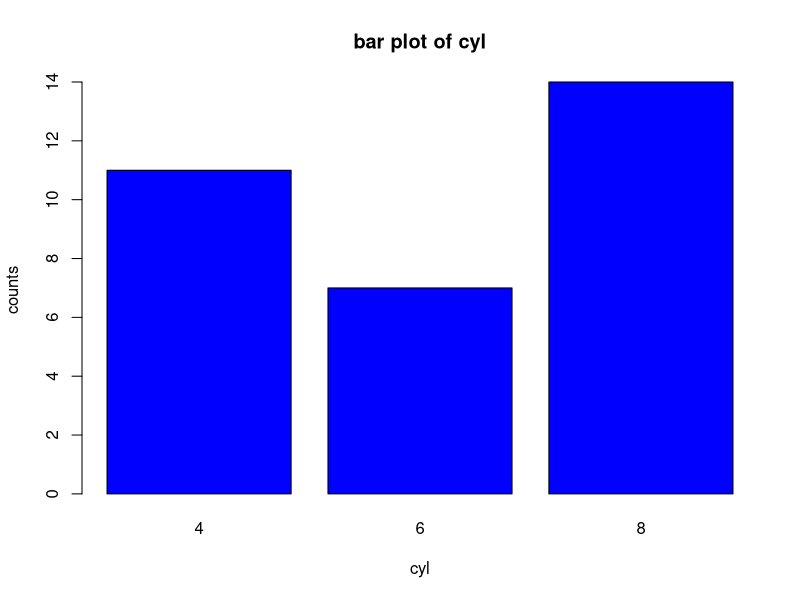
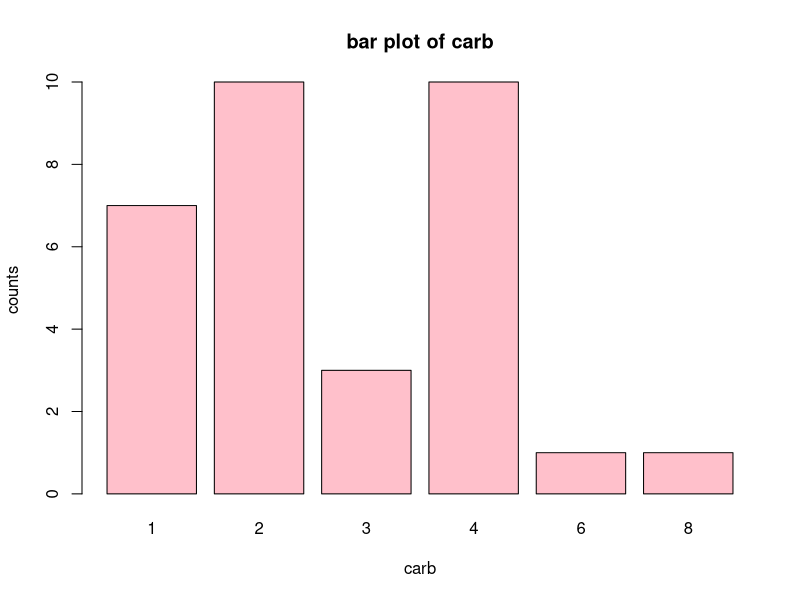
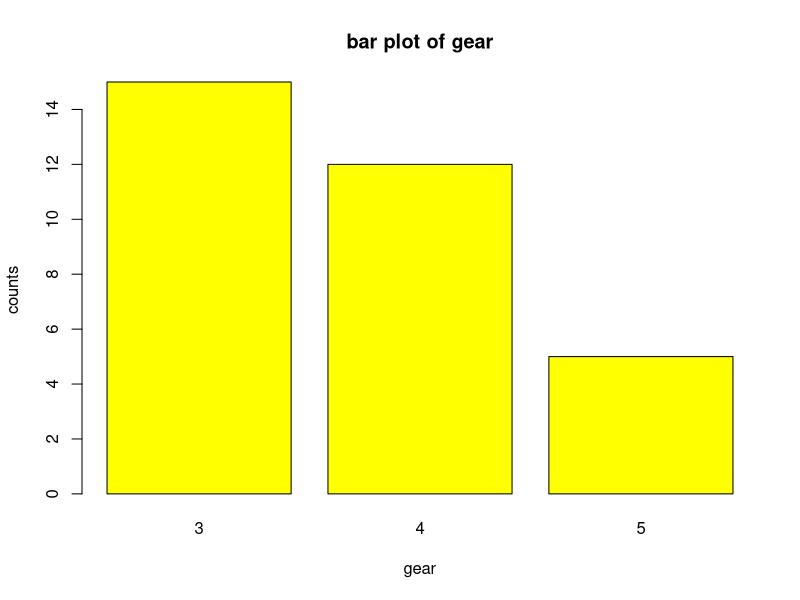
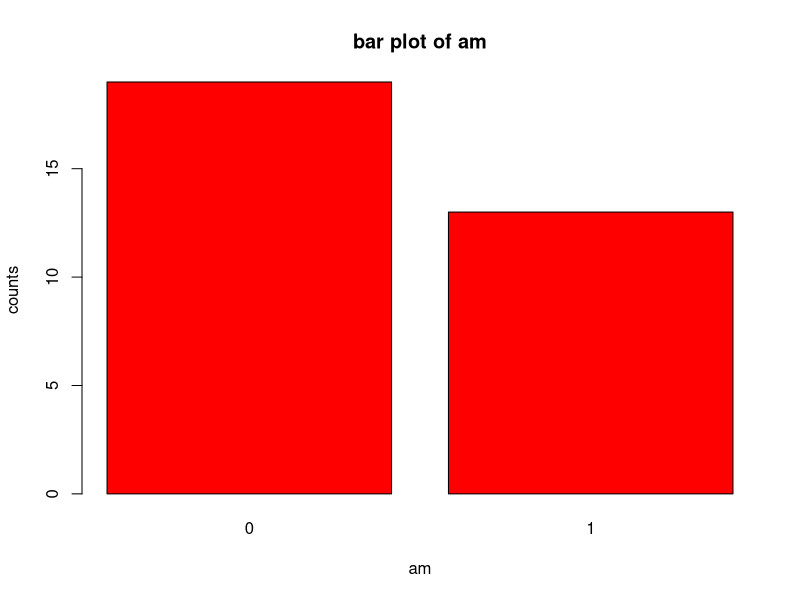
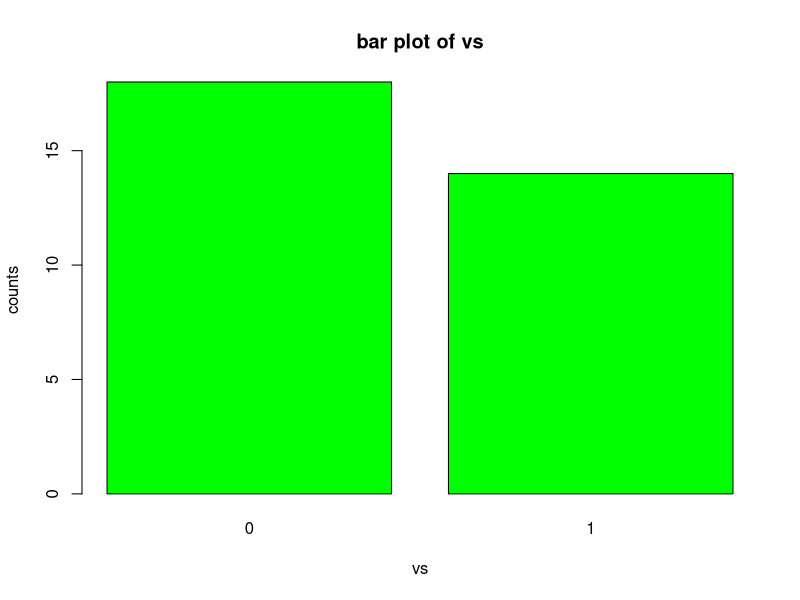
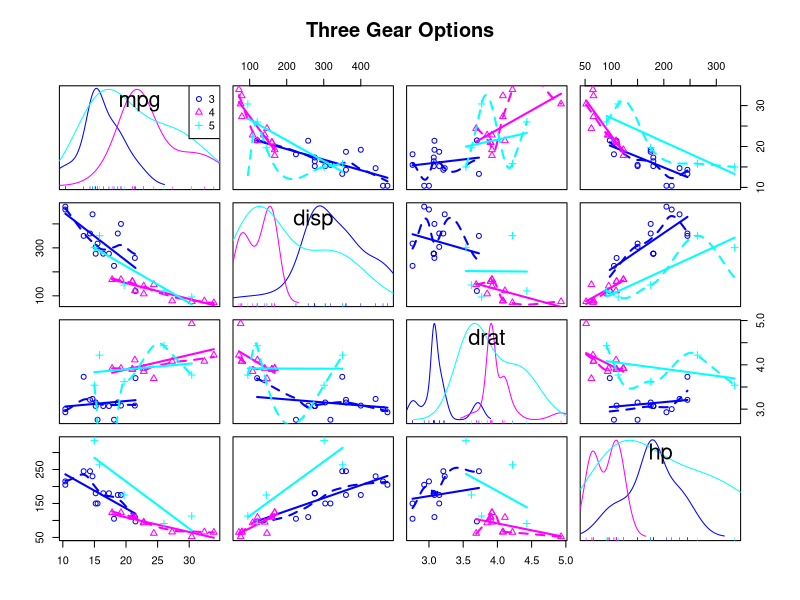
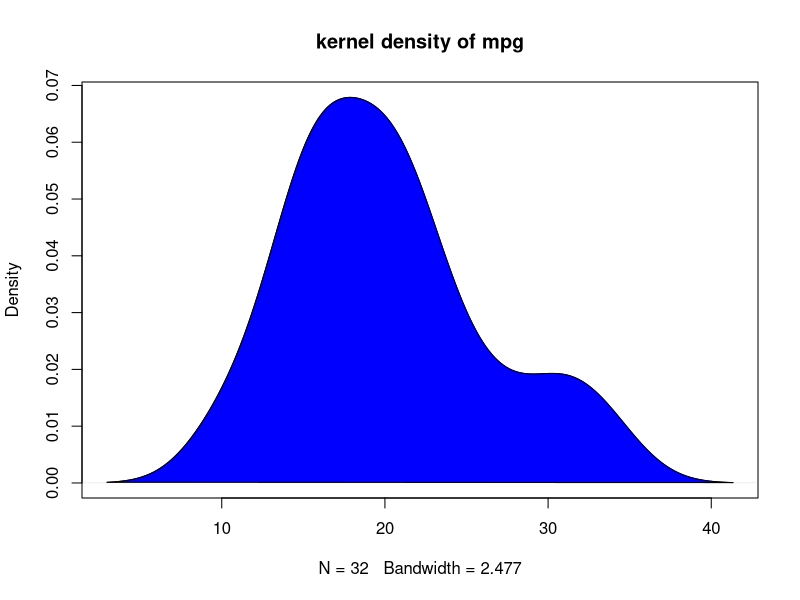
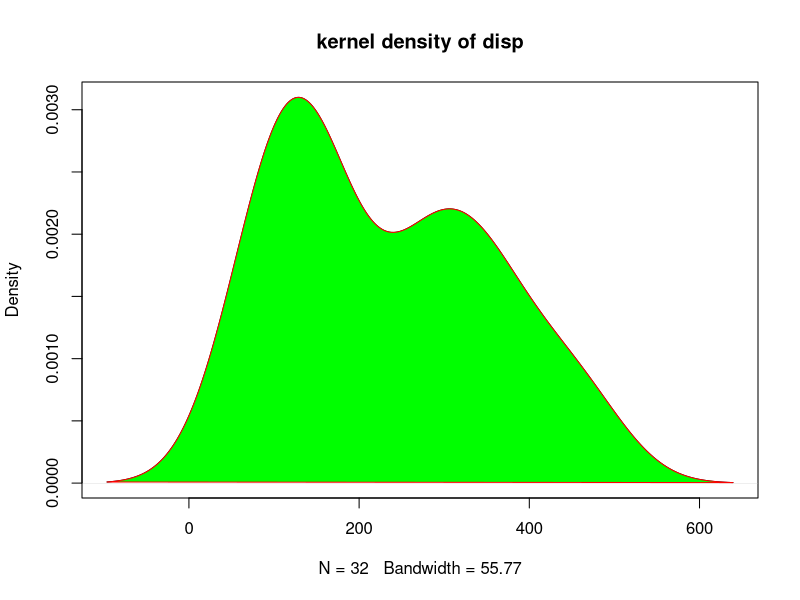

These figures' R source, in order:
#1. Write a program to create barplots for all the categorical columns in mtcars.

counts<- table(mtcars$cyl)
barplot(counts ,main ="bar plot of cyl",xlab="cyl",ylab = "counts",col="blue")
counts<- table(mtcars$carb)
barplot(counts ,main ="bar plot of carb",xlab="carb",ylab = "counts",col="pink")
counts<- table(mtcars$gear)
barplot(counts ,main ="bar plot of gear",xlab="gear",ylab = "counts",col="yellow")
counts<- table(mtcars$am)
barplot(counts ,main ="bar plot of am",xlab="am",ylab = "counts",col="red")
counts<- table(mtcars$vs)
barplot(counts ,main ="bar plot of vs",xlab="vs",ylab = "counts",col="green")


#2. Create a scatterplot matrix by gear types in mtcars dataset.

library(ggplot2)
library(car)

scatterplotMatrix(~mpg+disp+drat+hp|gear,data=mtcars,
                  main="Three Gear Options")


#3. Write a program to create a plot density by class variable.

class(mtcars)

#plot density of mpg variable
d<- density(mtcars$mpg)
plot(d, main="kernel density of mpg")
polygon(d,col="blue",border ="black")

#plot density of disp variable
c<- density(mtcars$disp)
plot(c, main="kernel density of disp")
polygon(c,col="green",border ="red")
